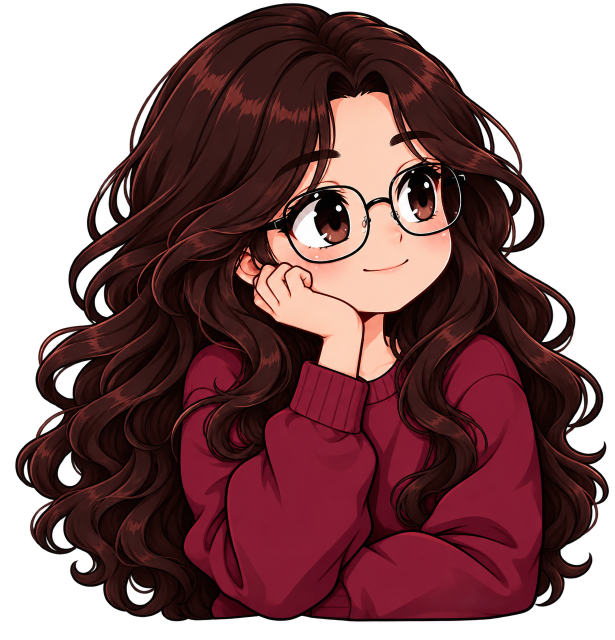
#> input picture tools/originales/muneca-inicio.png, 1229 x 1280 px (shown at 1/2 size); the run also reads 1 picture not shown here
$ python procesar_assets.py
#> lines starting #> are read from the running program, lines starting #| are printed output that depends on the picture
"""
Procesa los assets originales (tools/originales) y los deja listos en public/images.

Uso:
    python tools\\procesar_assets.py              -> procesa todo
    python tools\\procesar_assets.py gato juego   -> procesa solo esos grupos

Grupos: muneca, gato, escena, juego, efectos
"""

from __future__ import annotations

import math
import sys
from pathlib import Path

import numpy as np
from PIL import Image, ImageDraw, ImageOps
from scipy import ndimage as ndi

# ---------------------------------------------------------------- Rutas
RAIZ = Path(__file__).resolve().parent.parent
ORIGINALES = RAIZ / "tools" / "originales"
SALIDA = RAIZ / "public" / "images"
VISTAS = RAIZ / "tools" / "preview"

# ---------------------------------------------------------------- Ajustes
# Un pixel se considera "fondo blanco" si su canal más bajo es >= este valor.
# Si quedan restos blancos, baja a 245. Si se come pelaje blanco, sube a 253.
BG_MIN = 251

# Multiplicador de tamaño por cuadro del salto: [subiendo, cima, cayendo].
# Si en la vista previa un cuadro se ve más pequeño o grande, ajusta aquí (ej. 1.1).
ESCALA_SALTO = [1.0, 1.0, 1.0]

# Nombres de los efectos extraídos de la hoja de poses.
# Se completa después de mirar tools/preview/efectos.png. Ejemplo: {1: "corazon-1"}
NOMBRES_EFECTOS: dict[int, str] = {
    1: "corazones-pixel",
    2: "corazon",
    3: "estrella",
    4: "gema",
    5: "huella",
    6: "ovillo",
    7: "lineas-velocidad",
    8: "polvo",
    9: "destellos-grupo",
    10: "destello-1",
    11: "destello-2",
    12: "destello-3",
    13: "corazon-contorno",
}

ESTRUCTURA = np.ones((3, 3), dtype=bool)
RES = Image.Resampling.LANCZOS


# ---------------------------------------------------------------- Utilidades
def cargar(nombre: str) -> np.ndarray:
    ruta = ORIGINALES / nombre
    if not ruta.exists():
        raise FileNotFoundError(f"No encuentro {ruta}")
    return np.array(Image.open(ruta).convert("RGBA"))


def tiene_transparencia(arr: np.ndarray) -> bool:
    return float((arr[..., 3] < 250).mean()) > 0.02


def recortar(arr: np.ndarray, umbral: int = 8) -> np.ndarray:
    ys, xs = np.where(arr[..., 3] > umbral)
    if len(ys) == 0:
        return arr
    return arr[ys.min() : ys.max() + 1, xs.min() : xs.max() + 1]


def ajustar(img: Image.Image, lado_max: int) -> Image.Image:
    """Reduce (nunca amplía) hasta que el lado mayor mida lado_max."""
    copia = img.copy()
    copia.thumbnail((lado_max, lado_max), RES)
    return copia


def guardar_webp(img: Image.Image, ruta_relativa: str, calidad: int = 90) -> None:
    destino = SALIDA / ruta_relativa
    destino.parent.mkdir(parents=True, exist_ok=True)
    if img.mode != "RGBA":
        img = img.convert("RGB")
    img.save(destino, "WEBP", quality=calidad, method=6)
    kb = destino.stat().st_size / 1024
    print(f"  OK  {ruta_relativa:<34} {img.width}x{img.height}  {kb:,.0f} KB")


# [49 lines left out: functions vista_previa, encontrar_huecos_de_cabello, not called in this run]
def quitar_fondo(arr: np.ndarray, limpiar_huecos: bool = False) -> np.ndarray:
    """Si la imagen ya trae transparencia, la respeta. Si no, quita el blanco."""
    if tiene_transparencia(arr):
        print("  (ya trae transparencia: no se toca el fondo)")
        return arr
    return quitar_fondo_blanco(arr, limpiar_huecos)


# [120 lines left out: functions quitar_fondo_blanco, separar_tira, construir_cuadros, separar_corazon, not called in this run]


# ---------------------------------------------------------------- Grupos de trabajo
def procesar_muneca() -> None:
    print("Muñeca")
    arr = cargar("muneca-inicio.png")
    if not tiene_transparencia(arr):
        arr = quitar_fondo(arr, limpiar_huecos=True)
    img = Image.fromarray(recortar(arr))
    guardar_webp(ajustar(img, 1000), "muneca/inicio.webp")
    vista_previa([img], "muneca-inicio", alto=500)

    for archivo, esperado, prefijo, escalas in (
        ("muneca-correr.png", 6, "correr", None),
        ("muneca-saltar.png", 3, "saltar", ESCALA_SALTO),
    ):
        arr = quitar_fondo(cargar(archivo), limpiar_huecos=True)
        cuadros = construir_cuadros(separar_tira(arr, esperado), escalas)
        for i, cuadro in enumerate(cuadros, start=1):
            guardar_webp(cuadro, f"muneca/{prefijo}-{i}.webp")
        vista_previa(cuadros, prefijo)
        print(f"  Lienzo de {prefijo}: {cuadros[0].width}x{cuadros[0].height} px")


def procesar_gato() -> None:
    print("Gato")
    dormido = recortar(quitar_fondo(cargar("gato-dormido.png")))
    img = Image.fromarray(dormido)
    guardar_webp(ajustar(img, 900), "gato/dormido.webp")
    vista_previa([img], "gato-dormido", alto=400)

    feliz = quitar_fondo(cargar("gato-feliz.png"))
    gato, corazon = separar_corazon(feliz)
    img_gato = Image.fromarray(recortar(gato))
    guardar_webp(ajustar(img_gato, 900), "gato/feliz.webp")
    previas = [img_gato]
    if corazon is not None:
        img_corazon = Image.fromarray(recortar(corazon))
        guardar_webp(ajustar(img_corazon, 160), "efectos/corazon-gato.webp")
        previas.append(img_corazon)
    else:
        print("  AVISO: no encontré el corazón aparte; queda dentro de gato/feliz.webp")
    vista_previa(previas, "gato-feliz", alto=400)


def procesar_escena() -> None:
    print("Escena")
    habitacion = Image.open(ORIGINALES / "habitacion.png").convert("RGB")
    habitacion = ajustar(habitacion, 1400)
    guardar_webp(habitacion, "escena/habitacion.webp", calidad=85)

    ancha = Image.open(ORIGINALES / "habitacion-ancha.png").convert("RGB")
    ancha = ajustar(ancha, 1920)
    guardar_webp(ancha, "escena/habitacion-ancha.webp", calidad=85)

    for archivo, destino, lado in (("laptop.png", "escena/laptop.webp", 900), ("taza.png", "escena/taza.webp", 500)):
        img = Image.fromarray(recortar(quitar_fondo(cargar(archivo))))
        guardar_webp(ajustar(img, lado), destino)
        vista_previa([img], destino.split("/")[1].replace(".webp", ""), alto=400)


def procesar_juego() -> None:
    print("Juego")
    fondo = Image.open(ORIGINALES / "fondo-juego.png").convert("RGB")
    fondo = ImageOps.fit(fondo, (1600, 900), method=RES)
    guardar_webp(fondo, "juego/fondo.webp", calidad=82)

    for archivo, destino, lado in (
        ("plataforma-larga.png", "juego/plataforma-larga.webp", 900),
        ("plataforma-corta.png", "juego/plataforma-corta.webp", 700),
    ):
        img = Image.fromarray(recortar(quitar_fondo(cargar(archivo))))
        guardar_webp(ajustar(img, lado), destino)
        vista_previa([img], destino.split("/")[1].replace(".webp", ""), alto=300)


def procesar_efectos() -> None:
    print("Efectos (desde la hoja de poses)")
    arr = quitar_fondo(cargar("hoja-poses.png"))
    alto_hoja = arr.shape[0]
    solido = arr[..., 3] > 8

    agrupado = ndi.binary_dilation(solido, structure=ESTRUCTURA, iterations=4)
    etiquetas, _ = ndi.label(agrupado)

    encontrados = []
    for i, sl in enumerate(ndi.find_objects(etiquetas), start=1):
        if sl is None:
            continue
        mascara = (etiquetas[sl] == i) & solido[sl]
        if mascara.sum() < 120:
            continue
        ys, _ = np.nonzero(mascara)
        centro_y = sl[0].start + ys.mean()
        if centro_y < alto_hoja * 0.885:  # solo la fila inferior (los efectos)
            continue
        recorte = arr[sl].copy()
        recorte[~mascara, 3] = 0
        encontrados.append((sl[1].start, recorte))

    encontrados.sort(key=lambda t: t[0])
    imagenes, etiquetas_txt = [], []
    for n, (_, recorte) in enumerate(encontrados, start=1):
        img = ajustar(Image.fromarray(recortar(recorte)), 128)
        nombre = NOMBRES_EFECTOS.get(n, f"efecto-{n:02d}")
        guardar_webp(img, f"efectos/{nombre}.webp")
        imagenes.append(img)
        etiquetas_txt.append(f"{n}")
    if imagenes:
        vista_previa(imagenes, "efectos", etiquetas_txt, alto=120)
    print(f"  Encontré {len(encontrados)} efectos (numerados de izquierda a derecha)")

def procesar_pose_paz() -> None:
    """Saca la pose del guiño con la 'V' (fila 1, tercera) de la hoja de poses."""
    print("Muñeca: pose del signo de paz")
    arr = quitar_fondo(cargar("hoja-poses.png"))
    alto, ancho = arr.shape[:2]

    # Caja aproximada de esa pose (fracciones de la hoja).
    # Si se corta o entra parte de otra pose, ajusta estos números.
    x0, x1 = int(ancho * 0.30), int(ancho * 0.445)
    y0, y1 = 0, int(alto * 0.32)
    caja = arr[y0:y1, x0:x1].copy()

    solido = caja[..., 3] > 8
    agrupado = ndi.binary_dilation(solido, structure=ESTRUCTURA, iterations=4)
    etiquetas, n = ndi.label(agrupado)
    if n == 0:
        print("  AVISO: no encontré nada en esa caja")
        return

    # Me quedo con la pieza más grande (la muñeca) y quito corazones o restos vecinos.
    areas = ndi.sum(solido, etiquetas, index=range(1, n + 1))
    mayor = int(np.argmax(areas)) + 1
    caja[~((etiquetas == mayor) & solido), 3] = 0

    img = Image.fromarray(recortar(caja))
    guardar_webp(ajustar(img, 600), "muneca/paz.webp")
    vista_previa([img], "muneca-paz", alto=500)

PROYECTOS = {
    "licoctel.png": "licoctel",
    "invitacion-quince.png": "invitacion-quince",
    "portafolio.png": "portafolio",
}


def procesar_proyectos() -> None:
    print("Proyectos")
    for archivo, nombre in PROYECTOS.items():
        ruta = ORIGINALES / "proyectos" / archivo
        if not ruta.exists():
            print(f"  AVISO: no encuentro {ruta}")
            continue
        img = Image.open(ruta).convert("RGB")
        guardar_webp(ajustar(img, 1400), f"proyectos/{nombre}.webp", calidad=85)

def procesar_pose_laptop() -> None:
    """Saca la pose sentada con laptop (fila 1, séptima) de la hoja de poses."""
    print("Muñeca: pose sentada con laptop")
    arr = quitar_fondo(cargar("hoja-poses.png"))
    alto, ancho = arr.shape[:2]

    # Caja aproximada de esa pose (fracciones de la hoja).
    # Si se corta o entra parte de otra pose, ajusta estos números.
    x0, x1 = int(ancho * 0.85), ancho
    y0, y1 = 0, int(alto * 0.32)
    caja = arr[y0:y1, x0:x1].copy()

    solido = caja[..., 3] > 8
    agrupado = ndi.binary_dilation(solido, structure=ESTRUCTURA, iterations=4)
    etiquetas, n = ndi.label(agrupado)
    if n == 0:
        print("  AVISO: no encontré nada en esa caja")
        return

    # Me quedo con la pieza más grande (muñeca + laptop) y quito restos vecinos.
    areas = ndi.sum(solido, etiquetas, index=range(1, n + 1))
    mayor = int(np.argmax(areas)) + 1
    caja[~((etiquetas == mayor) & solido), 3] = 0

    img = Image.fromarray(recortar(caja))
    guardar_webp(ajustar(img, 600), "muneca/laptop.webp")
    vista_previa([img], "muneca-laptop", alto=500)

def extraer_pose(x0f, x1f, y0f, y1f, destino, nombre_vista, lado=600) -> None:
    """Recorta una pose de la hoja (en fracciones de ancho y alto) y conserva solo la pieza más grande."""
    arr = quitar_fondo(cargar("hoja-poses.png"))
    alto, ancho = arr.shape[:2]
    caja = arr[int(alto * y0f) : int(alto * y1f), int(ancho * x0f) : int(ancho * x1f)].copy()

    solido = caja[..., 3] > 8
    agrupado = ndi.binary_dilation(solido, structure=ESTRUCTURA, iterations=2)
    etiquetas, n = ndi.label(agrupado)
    if n == 0:
        print(f"  AVISO: no encontré nada para {destino}")
        return

    areas = ndi.sum(solido, etiquetas, index=range(1, n + 1))
    mayor = int(np.argmax(areas)) + 1
    caja[~((etiquetas == mayor) & solido), 3] = 0

    img = Image.fromarray(recortar(caja))
    guardar_webp(ajustar(img, lado), destino)
    vista_previa([img], nombre_vista, alto=400)


def procesar_poses_juego() -> None:
    print("Muñeca: poses de la pantalla final")
    # Fila 3 de la hoja. Si se corta o entra algo de otra pose, ajusta estas fracciones.
    extraer_pose(0.205, 0.345, 0.59, 0.885, "muneca/sentada.webp", "muneca-sentada")
    extraer_pose(0.345, 0.505, 0.59, 0.885, "muneca/celebra.webp", "muneca-celebra")

GRUPOS = {
    "muneca": procesar_muneca,
    "gato": procesar_gato,
    "escena": procesar_escena,
    "juego": procesar_juego,
    "efectos": procesar_efectos,
    "paz": procesar_pose_paz,
    "proyectos": procesar_proyectos,
    "pose-laptop": procesar_pose_laptop,
    "poses-juego": procesar_poses_juego,
}


def main() -> None:
    seleccion = sys.argv[1:] or list(GRUPOS)
    for nombre in seleccion:
        if nombre not in GRUPOS:
            print(f"Grupo desconocido: {nombre}. Opciones: {', '.join(GRUPOS)}")
            continue
        try:
            GRUPOS[nombre]()
        except FileNotFoundError as error:
            print(f"  ERROR: {error}")
#> this loop made 9 passes
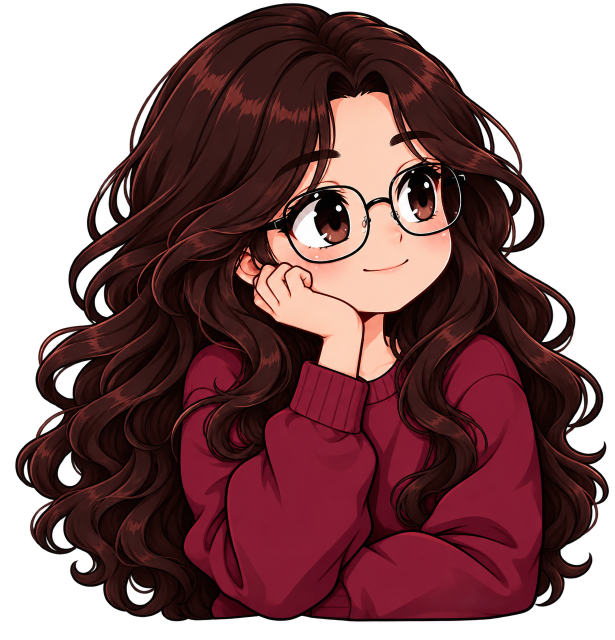
#> input picture tools/originales/muneca-inicio.png, 1229 x 1280 px (shown at 1/2 size)
#> pass 1, in procesar_muneca, `img = Image.fromarray(recortar(arr))`:
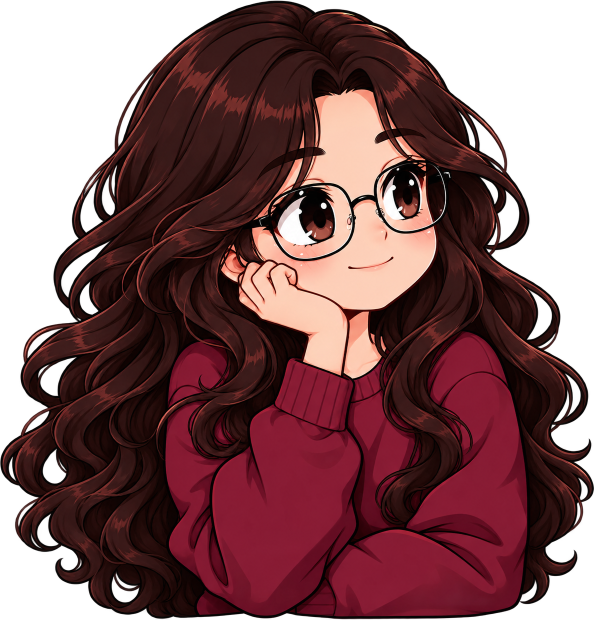
#> img: PIL image 1188x1239 RGBA (shown at 1/2 size); mean R, G, B, A 63.6, 27, 29, 183.6; transparent parts drawn white
#> pass 1, in guardar_webp, `img.save(destino, "WEBP", quality=calidad, method=6)`:
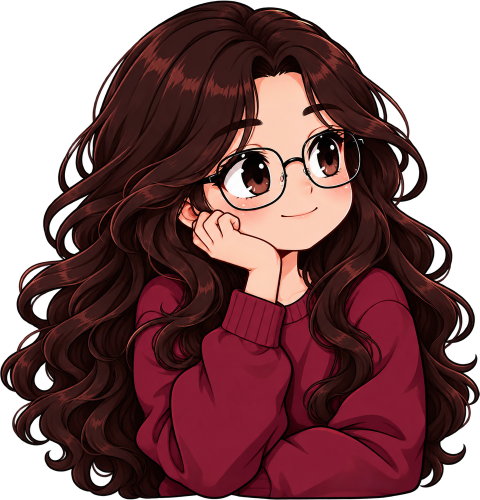
#> saved as inicio.webp: PIL image 959x1000 RGBA (shown at 1/2 size); mean R, G, B, A 63.4, 27, 29, 183.6; transparent parts drawn white
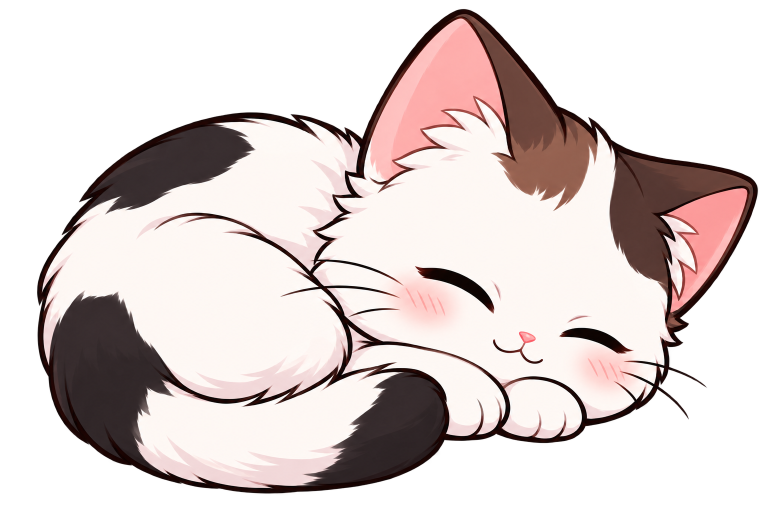
#> input picture tools/originales/gato-dormido.png, 1536 x 1024 px (shown at 1/2 size)
#> pass 2, in procesar_gato, `dormido = recortar(quitar_fondo(cargar("gato-dormido.png")))`:
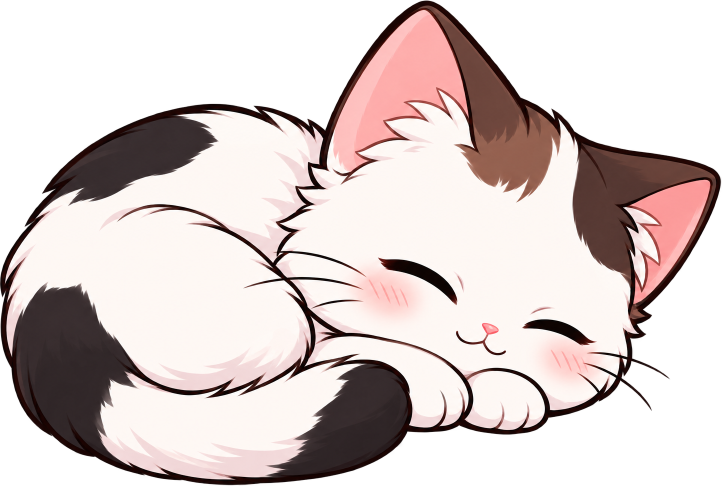
#> dormido: shape (971, 1443, 4) (shown at 1/2 size); mean of channels 0, 1, 2, 3 131.6, 116.9, 114.7, 162.8; transparent parts drawn white
#> pass 2, in guardar_webp (call 2), `img.save(destino, "WEBP", quality=calidad, method=6)`:
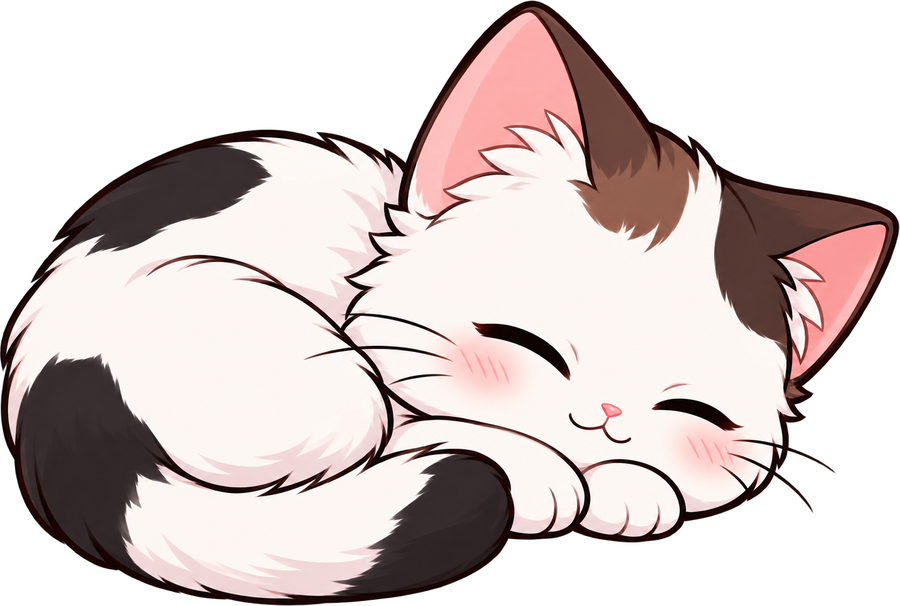
#> saved as dormido.webp: PIL image 900x606 RGBA; mean R, G, B, A 124.3, 112.8, 110.9, 162.8; transparent parts drawn white
    print(f"\nListo. Revisa las vistas previas en: {VISTAS}")


if __name__ == "__main__":
    main()
